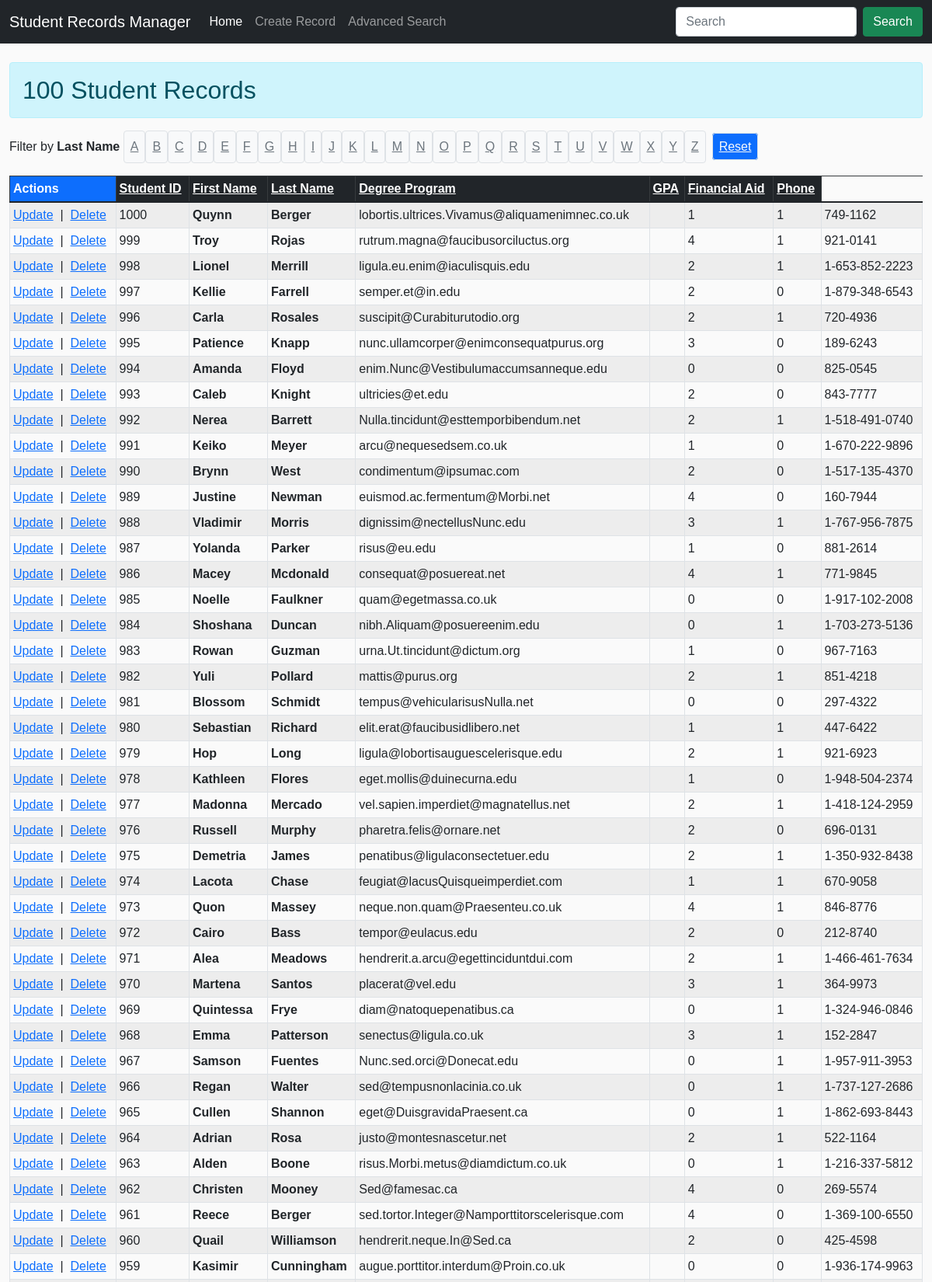
The page /Module-7/project-2-Zlitchufdux-master/display-records.php (upper part) on the database its author committed.
### tables this page shows
CREATE TABLE `student_v2` (
  `id` mediumint(8) UNSIGNED NOT NULL,
  `student_id` mediumint(9) NOT NULL,
  `first_name` varchar(255) NOT NULL,
  `last_name` varchar(255) NOT NULL,
  `email` varchar(255) NOT NULL,
  `phone` varchar(100) NOT NULL,
  `degree_program` varchar(255) NOT NULL,
  `gpa` mediumint(9) NOT NULL,
  `financial_aid` mediumint(9) NOT NULL,
  `data_created` timestamp NOT NULL DEFAULT CURRENT_TIMESTAMP ON UPDATE CURRENT_TIMESTAMP
);

### Module-7/project-2-Zlitchufdux-master/inc/app/config.inc.php (called while the page is built, shortened)
<?php
$db_table = "student_v2";

### Module-7/project-2-Zlitchufdux-master/inc/functions/functions.inc.php (the view, shortened to what this page needs)
<?php
function display_letter_filters($filter)
{
    echo '<span class="d-inline-block mr-3">Filter by <strong>Last Name</strong></span> ';
    $letters = range('A', 'Z');
    for ($i = 0; $i < count($letters); $i++) {
        if ($filter == $letters[$i]) {
            $class = 'class="d-inline-block text-light font-weight-bold p-2 mr-3 bg-dark"';
        } else {
            $class = 'class="d-inline-block text-secondary p-2 mr-5 bg-light border rounded"';
        }
        echo "<u><a $class href='?filter=$letters[$i]' title='$letters[$i]'>$letters[$i]</a></u>";
    }
    echo '<a class="text-secondary p-2 mx-2 bg-primary text-light border rounded" href="?clearfilter" title="Reset Filter">Reset</a>&nbsp;&nbsp;';
}
function display_record_table($records)
{
    echo '<div class="table-responsive">';
    echo "<table class=\"table table-striped table-hover table-sm mt-3 table-bordered\">";
    echo '<thead class="table-dark"><tr><th class="bg-primary">Actions</th><th><a href="?sortby=student_id">Student ID</a></th><th><a href="?sortby=first_name">First Name</a></th><th><a href="?sortby=last_name">Last Name</a></th><th><a href="?sortby=degree_program">Degree Program</a></th><th><a href="?sortby=gpa">GPA</a></th><th><a href="?sortby=financial_aid">Financial Aid</a></th><th><a href="?sortby=phone">Phone</a></th></thead>';
    foreach ($records as $row) {
        echo '<tr>';
        echo "<td><a href=\"update-record.php?id={$row->id}\">Update</a>&nbsp;&nbsp;|&nbsp;&nbsp;<a href=\"delete-record.php?id={$row->id}\" onclick=\"return confirm('Are you sure?');\">Delete</a></td>";
        echo "<td>{$row->student_id}</td>";
        echo "<td><strong>{$row->first_name}</strong></td>";
        echo "<td><strong>{$row->last_name}</strong></td>";
        echo "<td>{$row->email}</td>";
        echo "<td>{$row->degree_program}</td>";
        echo "<td>{$row->gpa}</td>";
        echo "<td>{$row->financial_aid}</td>";
        echo "<td>{$row->phone}</td>";
        echo '</tr>';
    }
    echo '</table>';
    echo '</div>';
}
function echoActiveClassIfRequestMatches($requestUri)
{
    $current_file_name = basename($_SERVER["REQUEST_URI"], ".php");
    if ($current_file_name == $requestUri)
        echo 'active';
}

### Module-7/project-2-Zlitchufdux-master/css/style.css (style rules this page uses)
body { font-family: Arial, Helvetica, sans-serif; margin: 0; padding: 0; background: #fafafa; }
th a:link, th a:visited, th a:hover, th a:active { color: #ffffff; }

### rows shown on the page
student_v2: student "1000", first_name "Quynn", last_name "Berger", email "lobortis.ultrices.Vivamus@aliquamenimnec.co.uk", gpa "1", financial_aid "1", phone "749-1162"
student_v2: student "999", first_name "Troy", last_name "Rojas", email "rutrum.magna@faucibusorciluctus.org", gpa "4", financial_aid "1", phone "921-0141"
student_v2: student "998", first_name "Lionel", last_name "Merrill", email "ligula.eu.enim@iaculisquis.edu", gpa "2", financial_aid "1", phone "1-653-852-2223"
student_v2: student "997", first_name "Kellie", last_name "Farrell", email "semper.et@in.edu", gpa "2", financial_aid "0", phone "1-879-348-6543"
student_v2: student "996", first_name "Carla", last_name "Rosales", email "suscipit@Curabiturutodio.org", gpa "2", financial_aid "1", phone "720-4936"
student_v2: student "995", first_name "Patience", last_name "Knapp", email "nunc.ullamcorper@enimconsequatpurus.org", gpa "3", financial_aid "0", phone "189-6243"
student_v2: student "994", first_name "Amanda", last_name "Floyd", email "enim.Nunc@Vestibulumaccumsanneque.edu", gpa "0", financial_aid "0", phone "825-0545"
student_v2: student "993", first_name "Caleb", last_name "Knight", email "ultricies@et.edu", gpa "2", financial_aid "0", phone "843-7777"
student_v2: student "992", first_name "Nerea", last_name "Barrett", email "Nulla.tincidunt@esttemporbibendum.net", gpa "2", financial_aid "1", phone "1-518-491-0740"
student_v2: student "991", first_name "Keiko", last_name "Meyer", email "arcu@nequesedsem.co.uk", gpa "1", financial_aid "0", phone "1-670-222-9896"
student_v2: student "990", first_name "Brynn", last_name "West", email "condimentum@ipsumac.com", gpa "2", financial_aid "0", phone "1-517-135-4370"
student_v2: student "989", first_name "Justine", last_name "Newman", email "euismod.ac.fermentum@Morbi.net", gpa "4", financial_aid "0", phone "160-7944"
student_v2: student "988", first_name "Vladimir", last_name "Morris", email "dignissim@nectellusNunc.edu", gpa "3", financial_aid "1", phone "1-767-956-7875"
student_v2: student "987", first_name "Yolanda", last_name "Parker", email "risus@eu.edu", gpa "1", financial_aid "0", phone "881-2614"
student_v2: student "986", first_name "Macey", last_name "Mcdonald", email "consequat@posuereat.net", gpa "4", financial_aid "1", phone "771-9845"
student_v2: student "985", first_name "Noelle", last_name "Faulkner", email "quam@egetmassa.co.uk", gpa "0", financial_aid "0", phone "1-917-102-2008"
student_v2: student "984", first_name "Shoshana", last_name "Duncan", email "nibh.Aliquam@posuereenim.edu", gpa "0", financial_aid "1", phone "1-703-273-5136"
student_v2: student "983", first_name "Rowan", last_name "Guzman", email "urna.Ut.tincidunt@dictum.org", gpa "1", financial_aid "0", phone "967-7163"
student_v2: student "982", first_name "Yuli", last_name "Pollard", email "mattis@purus.org", gpa "2", financial_aid "1", phone "851-4218"
student_v2: student "981", first_name "Blossom", last_name "Schmidt", email "tempus@vehicularisusNulla.net", gpa "0", financial_aid "0", phone "297-4322"
student_v2: student "980", first_name "Sebastian", last_name "Richard", email "elit.erat@faucibusidlibero.net", gpa "1", financial_aid "1", phone "447-6422"
student_v2: student "979", first_name "Hop", last_name "Long", email "ligula@lobortisauguescelerisque.edu", gpa "2", financial_aid "1", phone "921-6923"
student_v2: student "978", first_name "Kathleen", last_name "Flores", email "eget.mollis@duinecurna.edu", gpa "1", financial_aid "0", phone "1-948-504-2374"
student_v2: student "977", first_name "Madonna", last_name "Mercado", email "vel.sapien.imperdiet@magnatellus.net", gpa "2", financial_aid "1", phone "1-418-124-2959"
student_v2: student "976", first_name "Russell", last_name "Murphy", email "pharetra.felis@ornare.net", gpa "2", financial_aid "0", phone "696-0131"
student_v2: student "975", first_name "Demetria", last_name "James", email "penatibus@ligulaconsectetuer.edu", gpa "2", financial_aid "1", phone "1-350-932-8438"
student_v2: student "974", first_name "Lacota", last_name "Chase", email "feugiat@lacusQuisqueimperdiet.com", gpa "1", financial_aid "1", phone "670-9058"
student_v2: student "973", first_name "Quon", last_name "Massey", email "neque.non.quam@Praesenteu.co.uk", gpa "4", financial_aid "1", phone "846-8776"
student_v2: student "972", first_name "Cairo", last_name "Bass", email "tempor@eulacus.edu", gpa "2", financial_aid "0", phone "212-8740"
student_v2: student "971", first_name "Alea", last_name "Meadows", email "hendrerit.a.arcu@egettinciduntdui.com", gpa "2", financial_aid "1", phone "1-466-461-7634"
student_v2: student "970", first_name "Martena", last_name "Santos", email "placerat@vel.edu", gpa "3", financial_aid "1", phone "364-9973"
student_v2: student "969", first_name "Quintessa", last_name "Frye", email "diam@natoquepenatibus.ca", gpa "0", financial_aid "1", phone "1-324-946-0846"
student_v2: student "968", first_name "Emma", last_name "Patterson", email "senectus@ligula.co.uk", gpa "3", financial_aid "1", phone "152-2847"
student_v2: student "967", first_name "Samson", last_name "Fuentes", email "Nunc.sed.orci@Donecat.edu", gpa "0", financial_aid "1", phone "1-957-911-3953"
student_v2: student "966", first_name "Regan", last_name "Walter", email "sed@tempusnonlacinia.co.uk", gpa "0", financial_aid "1", phone "1-737-127-2686"
student_v2: student "965", first_name "Cullen", last_name "Shannon", email "eget@DuisgravidaPraesent.ca", gpa "0", financial_aid "1", phone "1-862-693-8443"
student_v2: student "964", first_name "Adrian", last_name "Rosa", email "justo@montesnascetur.net", gpa "2", financial_aid "1", phone "522-1164"
student_v2: student "963", first_name "Alden", last_name "Boone", email "risus.Morbi.metus@diamdictum.co.uk", gpa "0", financial_aid "1", phone "1-216-337-5812"
student_v2: student "962", first_name "Christen", last_name "Mooney", email "Sed@famesac.ca", gpa "4", financial_aid "0", phone "269-5574"
student_v2: student "961", first_name "Reece", last_name "Berger", email "sed.tortor.Integer@Namporttitorscelerisque.com", gpa "4", financial_aid "0", phone "1-369-100-6550"
student_v2: student "960", first_name "Quail", last_name "Williamson", email "hendrerit.neque.In@Sed.ca", gpa "2", financial_aid "0", phone "425-4598"
student_v2: student "959", first_name "Kasimir", last_name "Cunningham", email "augue.porttitor.interdum@Proin.co.uk", gpa "0", financial_aid "0", phone "1-936-174-9963"

### other values the page prints
$stmt->rowCount() "100"
$letters[$i] "A"
$letters[$i] "B"
$letters[$i] "C"
$letters[$i] "D"
$letters[$i] "E"
$letters[$i] "F"
$letters[$i] "G"
$letters[$i] "H"
$letters[$i] "I"
$letters[$i] "J"
$letters[$i] "K"
$letters[$i] "L"
$letters[$i] "M"
$letters[$i] "N"
